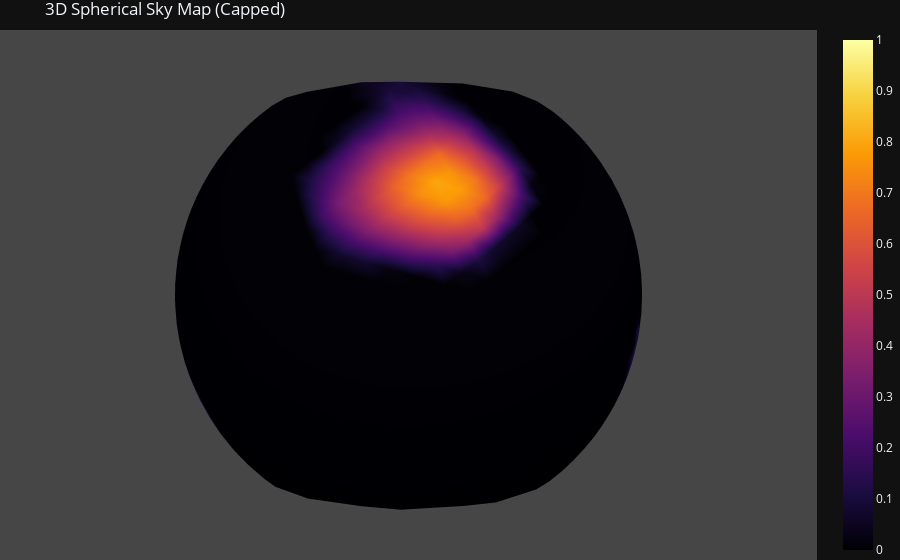

The notebook cell this image was saved under:
### Markdown cell above
### Deblurring

### Code cell
import Laplacian as lap
import Deblur as deblur
# Step 1. Prepare the Laplacian matrix. Calculate from R, use threshold to remove insignificant connections and store it in banded matrix format.

laplacian, rho = lap.laplacian_scipy(Df.R)
laplacian = laplacian.todia()
laplacian_banded = lap.sparsify_band_symmetric(laplacian, threshold=1e-4)
print("Reduced Laplacian banded matrix to {} diagonals".format(laplacian_banded.shape[0]))

# Step 2. Prepare seed image. Seed image is zero for first frame, the following frames use the previous deblurred image as a seed
x = np.zeros((N_px,))

deblurred_images = np.zeros((N_frames, N_px))

for i in range(N_frames):
    for layer in range(N_layer):
        y = deblur.chebyshev_conv(laplacian, x, theta)
        deblurred_images[i] = deblur.retanh_activation(y+bpp[i]) 
        x = deblurred_images[i]
    

# Step 3. Plot the deblurred images
fig = draw_spherical_mesh(deblurred_images[0], Df.R)
fig.show()
